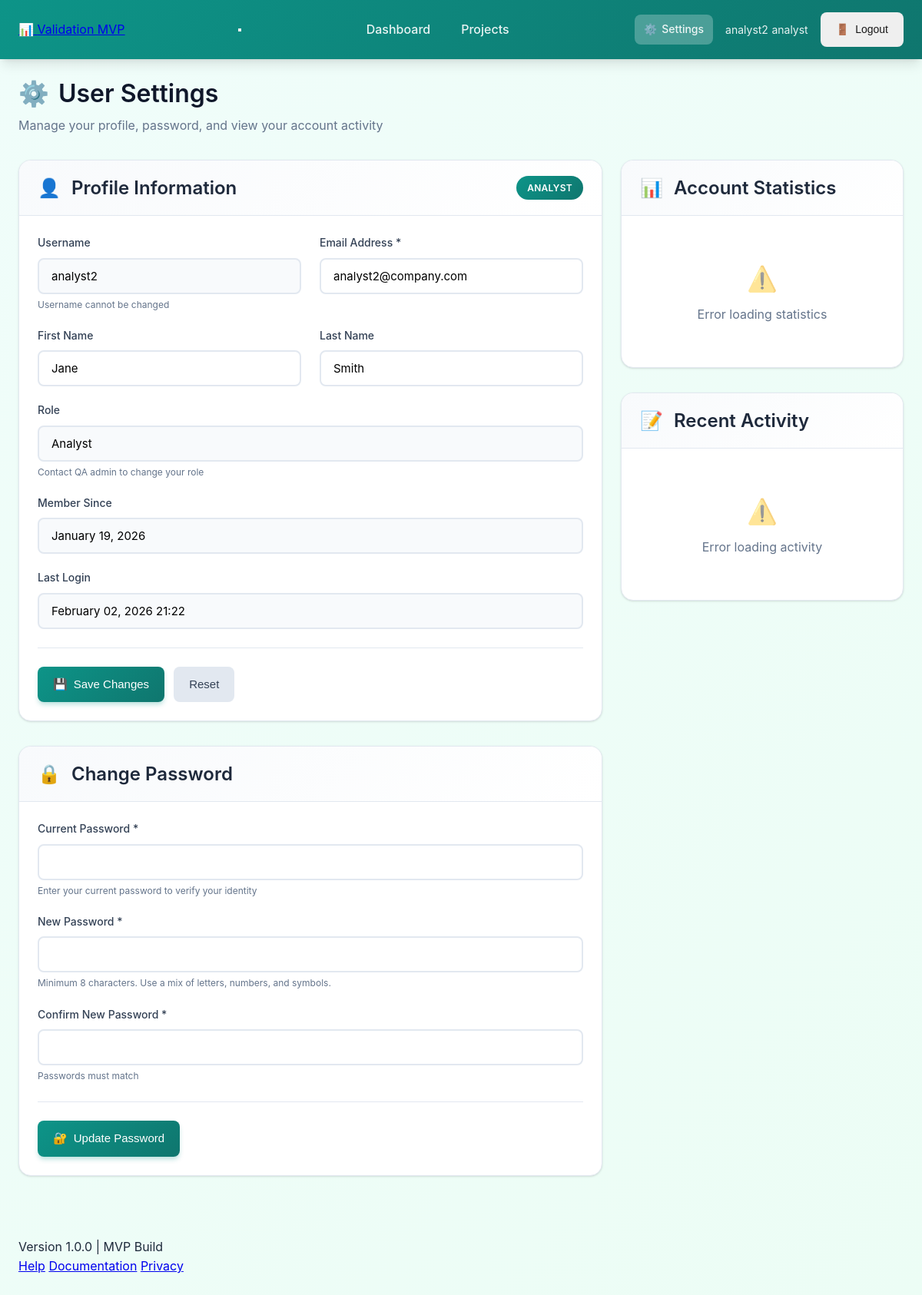
/settings/ (signed in), run on the app's committed database.
### apps/users/models.py (models this page shows, shortened)
class User(AbstractUser):
    ROLE_CHOICES = [
        ('analyst', 'Analyst'),
        ('reviewer', 'Reviewer'),
        ('qa', 'QA'),
    ]
    role = models.CharField(max_length=20, choices=ROLE_CHOICES, default='analyst')

### apps/frontend/views.py (the view)
# urls.py: path('settings/', views.settings, name='settings'),
@login_required(login_url='login')
def settings(request):
    return render(request, 'settings.html')

### templates/settings.html (shortened to what this page needs)
{% extends 'base.html' %}
{% load static %}
{% block content %}
<div class="container">
    <div class="page-header">
        <h1>
            <span class="page-icon">⚙️</span>
            User Settings
        </h1>
        <p class="page-description">Manage your profile, password, and view your account activity</p>
    </div>
    <div class="row">
        <div class="col-8">
            <div class="card mb-4">
                <div class="card-header">
                    <h2>
                        <span class="card-icon">👤</span>
                        Profile Information
                    </h2>
                    <span class="badge badge-role">{{ user.get_role_display }}</span>
                </div>
                <div class="card-body">
                    <form id="profileForm" class="form-horizontal">
                        <div class="row">
                            <div class="col-6">
                                <div class="form-group">
                                    <label for="username">Username</label>
                                    <input type="text" id="username" name="username" class="form-control" value="{{ user.username }}" readonly>
                                    <small class="form-text text-muted">Username cannot be changed</small>
                                </div>
                            </div>
                            <div class="col-6">
                                <div class="form-group">
                                    <label for="email">Email Address *</label>
                                    <input type="email" id="email" name="email" class="form-control" value="{{ user.email }}" required>
                                </div>
                            </div>
                        </div>
                        <div class="row">
                            <div class="col-6">
                                <div class="form-group">
                                    <label for="first_name">First Name</label>
                                    <input type="text" id="first_name" name="first_name" class="form-control" value="{{ user.first_name }}">
                                </div>
                            </div>
                            <div class="col-6">
                                <div class="form-group">
                                    <label for="last_name">Last Name</label>
                                    <input type="text" id="last_name" name="last_name" class="form-control" value="{{ user.last_name }}">
                                </div>
                            </div>
                        </div>
                        <div class="form-group">
                            <label>Role</label>
                            <input type="text" class="form-control" value="{{ user.get_role_display }}" readonly>
                            <small class="form-text text-muted">Contact QA admin to change your role</small>
                        </div>
                        <div class="form-group">
                            <label>Member Since</label>
                            <input type="text" class="form-control" value="{{ user.date_joined|date:'F d, Y' }}" readonly>
                        </div>
                        <div class="form-group">
                            <label>Last Login</label>
                            <input type="text" class="form-control" value="{% if user.last_login %}{{ user.last_login|date:'F d, Y H:i' }}{% else %}Never{% endif %}" readonly>
                        </div>
                        <div class="form-actions">
                            <button type="submit" class="btn btn-primary">
                                <span class="btn-icon">💾</span>
                                Save Changes
                            </button>
                            <button type="reset" class="btn btn-secondary">Reset</button>
                        </div>
                    </form>
                </div>
            </div>
            <div class="card mb-4">
                <div class="card-header">
                    <h2>
                        <span class="card-icon">🔒</span>
                        Change Password
                    </h2>
                </div>
                <div class="card-body">
                    <form id="passwordForm" class="form-horizontal">
                        <div class="form-group">
                            <label for="current_password">Current Password *</label>
                            <input type="password" id="current_password" name="current_password" class="form-control" required>
                            <small class="form-text text-muted">Enter your current password to verify your identity</small>
                        </div>
                        <div class="form-group">
                            <label for="new_password">New Password *</label>
                            <input type="password" id="new_password" name="new_password" class="form-control" required minlength="8">
                            <small class="form-text text-muted">Minimum 8 characters. Use a mix of letters, numbers, and symbols.</small>
                        </div>
                        <div class="form-group">
                            <label for="confirm_password">Confirm New Password *</label>
                            <input type="password" id="confirm_password" name="confirm_password" class="form-control" required>
                            <small class="form-text text-muted" id="passwordMatch">Passwords must match</small>
                        </div>
                        <div class="form-actions">
                            <button type="submit" class="btn btn-primary">
                                <span class="btn-icon">🔐</span>
                                Update Password
                            </button>
                        </div>
                    </form>
                </div>
            </div>
        </div>
        <div class="col-4">
            <div class="card mb-4">
                <div class="card-header">
                    <h2>
                        <span class="card-icon">📊</span>
                        Account Statistics
                    </h2>
                </div>
                <div class="card-body">
                    <div id="userStats" class="stats-container">
                    </div>
                </div>
            </div>
            <div class="card">
                <div class="card-header">
                    <h2>
                        <span class="card-icon">📝</span>
                        Recent Activity
                    </h2>
                </div>
                <div class="card-body">
                    <div id="activityLog" class="activity-container">
                    </div>
                </div>
            </div>
        </div>
    </div>
</div>
{% endblock %}

### templates/base.html (shortened to what this page needs)
{% load static %}
<!DOCTYPE html>
<html lang="en">
<head>
    <link rel="stylesheet" href="{% static 'css/style.css' %}">
</head>
<body>
    {% if user.is_authenticated %}
    <header class="site-header">
        <div class="container">
            <nav class="main-nav">
                <div class="nav-brand">
                    <a href="/" class="logo-link">
                        <span class="logo-icon">📊</span>
                        <span class="logo-text">Validation MVP</span>
                    </a>
                </div>
                <button class="nav-toggle" id="navToggle" aria-label="Toggle navigation" aria-expanded="false">
                </button>
                <div class="nav-menu" id="navMenu">
                    <ul class="nav-links">
                        <li class="nav-item">
                            <a href="/" class="nav-link {% if request.path == '/' %}active{% endif %}">Dashboard</a>
                        </li>
                        <li class="nav-item">
                            <a href="/projects/" class="nav-link {% if '/projects/' in request.path %}active{% endif %}">Projects</a>
                        </li>
                    </ul>
                </div>
                <div class="user-menu">
                    <a href="/settings/" class="nav-link settings-link {% if '/settings/' in request.path %}active{% endif %}" title="Settings">
                        <span class="nav-icon">⚙️</span>
                        <span class="settings-text">Settings</span>
                    </a>
                    <div class="user-info">
                        <span class="user-name">{{ user.username }}</span>
                        <span class="user-role">{{ user.role }}</span>
                    </div>
                    <form method="post" action="/accounts/logout/" class="logout-form">
                        <button type="submit" class="btn btn-logout">
                            <span class="btn-icon">🚪</span>
                            <span class="btn-text">Logout</span>
                        </button>
                    </form>
                </div>
            </nav>
        </div>
    </header>
    {% endif %}
    <main class="main-content">
        {% block content %}{% endblock %}
    </main>
    <footer class="site-footer">
        <div class="container">
            <div class="footer-content">
                <div class="footer-left">
                    <p class="version-info">Version 1.0.0 | MVP Build</p>
                </div>
                <div class="footer-right">
                    <a href="/help/" class="footer-link">Help</a>
                    <a href="/docs/" class="footer-link">Documentation</a>
                    <a href="/privacy/" class="footer-link">Privacy</a>
                </div>
            </div>
        </div>
    </footer>
</body>
</html>

### templates/settings.html (style rules this page uses)
.page-header { margin-bottom: 2rem; }
.page-header h1 { display: flex; align-items: center; gap: 0.75rem; margin-bottom: 0.5rem; }
.page-icon { font-size: 2rem; }
.page-description { color: var(--gray-500); margin: 0; }
.card-icon { margin-right: 0.5rem; }
.badge-role { background: linear-gradient(135deg, var(--primary) 0%, var(--primary-dark) 100%); color: white; padding: 0.375rem 0.875rem; border-radius: 9999px; font-size: 0.75rem; font-weight: 600; text-transform: uppercase; letter-spacing: 0.025em; }
.form-horizontal .row { margin-bottom: 0; }
.form-control[readonly] { background-color: var(--gray-50); cursor: not-allowed; }
.form-actions { display: flex; gap: 0.75rem; margin-top: 1.5rem; padding-top: 1.5rem; border-top: 1px solid var(--gray-200); }
.stats-container { display: flex; flex-direction: column; gap: 1rem; }
.activity-container { max-height: 500px; overflow-y: auto; }

### data on the page
User: username "analyst2", role "analyst", role "ANALYST", email "analyst2@company.com", first_name "Jane", last_name "Smith", role "Analyst", date_joined "January 19, 2026", last_login "February 02, 2026 21:22"
